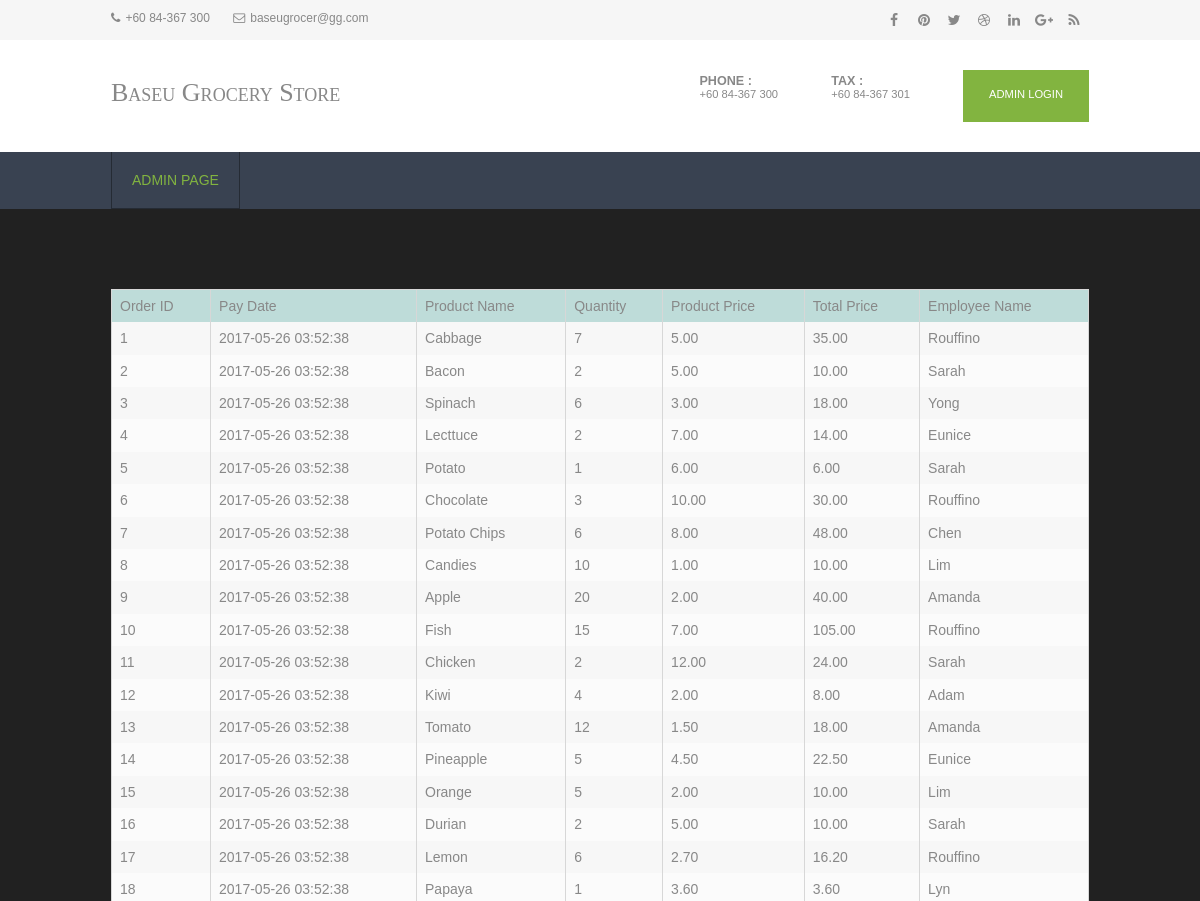
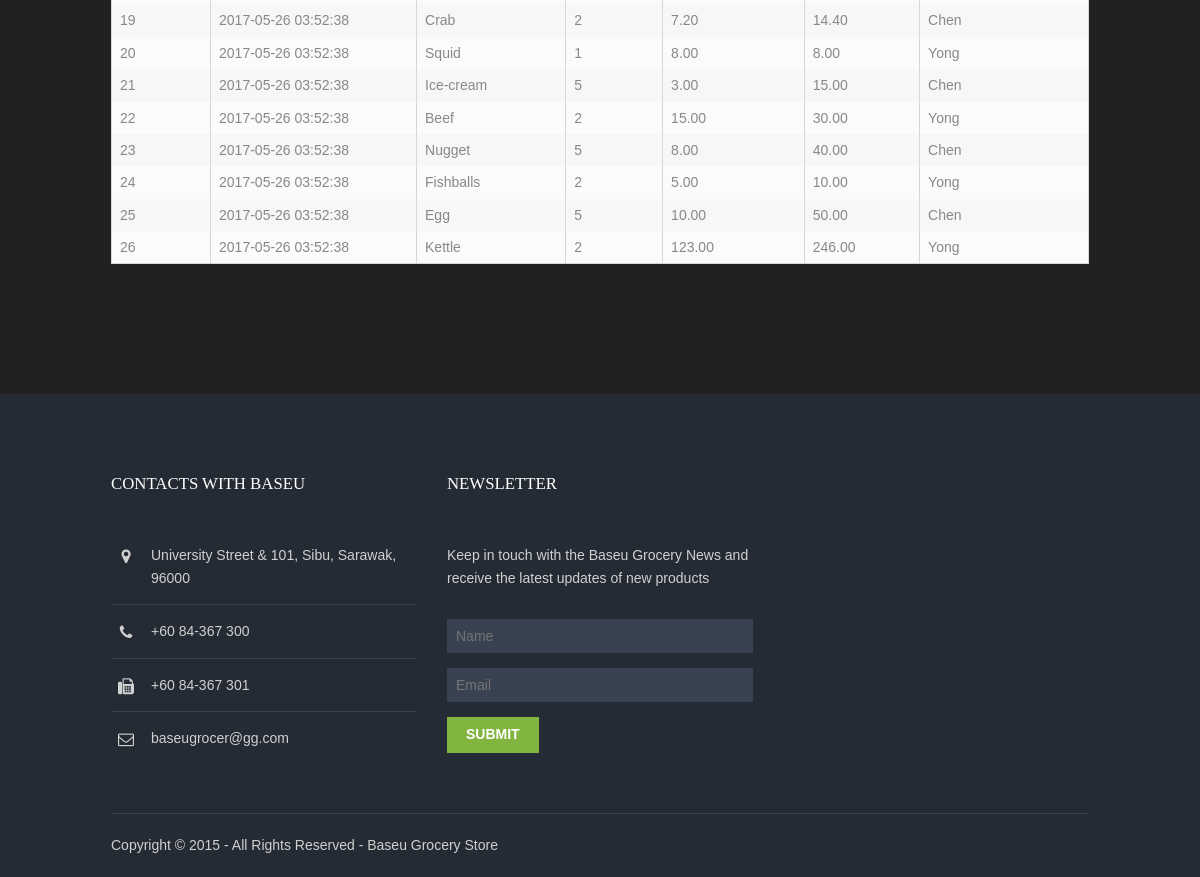
Page /view_payment.php on the committed database (2 pictures, top to bottom).
### tables this page shows
CREATE TABLE `payments` (
  `order_id` int(11) NOT NULL,
  `emp_id` int(11) NOT NULL,
  `pay_date` timestamp NOT NULL DEFAULT CURRENT_TIMESTAMP ON UPDATE CURRENT_TIMESTAMP,
  `pro_id` int(11) DEFAULT NULL,
  `quantity` int(11) NOT NULL,
  `pro_price` decimal(15,2) NOT NULL,
  `totalPrice` decimal(15,2) NOT NULL
);

CREATE TABLE `products` (
  `pro_id` int(11) NOT NULL,
  `pro_name` varchar(255) NOT NULL,
  `pro_price` decimal(15,2) NOT NULL,
  `pro_mem_price` decimal(15,2) DEFAULT NULL,
  `pro_description` text NOT NULL,
  `quantity` int(11) DEFAULT NULL,
  `pro_type` varchar(255) NOT NULL
);

CREATE TABLE `employees` (
  `emp_id` int(11) NOT NULL,
  `emp_name` varchar(255) NOT NULL,
  `emp_city` varchar(255) NOT NULL,
  `emp_email` varchar(50) NOT NULL,
  `emp_contact` varchar(50) NOT NULL,
  `emp_salary` decimal(15,2) NOT NULL,
  `emp_state` varchar(255) NOT NULL,
  `emp_country` varchar(255) NOT NULL,
  `emp_role` varchar(255) NOT NULL
);

### view_payment.php (the view, shortened to what this page needs)
<?php
require('includes/config.php');
$result = $db->query("SELECT payments.order_id, payments.pay_date, products.pro_name, payments.quantity, payments.pro_price, payments.totalPrice, employees.emp_name FROM payments
  INNER JOIN products ON payments.pro_id = products.pro_id INNER JOIN employees on payments.emp_id = employees.emp_id");
?>
<!DOCTYPE html>
<html>
<head>
<link href="layout/styles/layout.css" rel="stylesheet" type="text/css" media="all">
</head>
<body background="images/bg.jpg" id="top">
<div class="wrapper row0">
  <div id="topbar" class="hoc clear">
    <div class="fl_left">
      <ul class="nospace inline pushright">
        <li><i class="fa fa-phone"></i>+60 84-367 300</li>
        <li><i class="fa fa-envelope-o"></i>baseugrocer@gg.com</li>
      </ul>
    </div>
    <div class="fl_right">
      <ul class="faico clear">
        <li><a class="faicon-facebook" href="#"><i class="fa fa-facebook"></i></a></li>
        <li><a class="faicon-pinterest" href="#"><i class="fa fa-pinterest"></i></a></li>
        <li><a class="faicon-twitter" href="#"><i class="fa fa-twitter"></i></a></li>
        <li><a class="faicon-dribble" href="#"><i class="fa fa-dribbble"></i></a></li>
        <li><a class="faicon-linkedin" href="#"><i class="fa fa-linkedin"></i></a></li>
        <li><a class="faicon-google-plus" href="#"><i class="fa fa-google-plus"></i></a></li>
        <li><a class="faicon-rss" href="#"><i class="fa fa-rss"></i></a></li>
      </ul>
    </div>
  </div>
</div>
<div class="wrapper row1">
  <header id="header" class="hoc clear">
    <div id="logo" class="fl_left">
      <h1><a href="index.html">Baseu Grocery Store</a></h1>
    </div>
    <div id="quickinfo" class="fl_right">
      <ul class="nospace inline">
        <li><strong>Phone :</strong><br> +60 84-367 300</li>
        <li><strong>Tax :</strong><br> +60 84-367 301</li>
        <li><a class="btn" href="login.php">Admin Login</a></li>
      </ul>
    </div>
  </header>
</div>
<div class="wrapper row2">
  <nav id="mainav" class="hoc clear">
    <ul class="clear">
      <li class="active"><a href="memberpage.php">Admin Page</a></li>
    </ul>
  </nav>
</div>
<div class="wrapper row3" style="background-color : light-grey;" >
  <main class="hoc container clear">
    <div class="content">
      <div id="gallery">
        <table width='80%' border=0>
        <tr style="background-color : #BEDCD9;">
      		<td>Order ID</td>
      		<td>Pay Date</td>
      		<td>Product Name</td>
      		<td>Quantity</td>
      		<td>Product Price</td>
          <td>Total Price</td>
      		<td>Employee Name</td>
      	</tr>
      	<?php
      	while($row = $result->fetch(PDO::FETCH_ASSOC)) {
      		echo "<tr>";
      		echo "<td>".$row['order_id']."</td>";
      		echo "<td>".$row['pay_date']."</td>";
      		echo "<td>".$row['pro_name']."</td>";
      		echo "<td>".$row['quantity']."</td>";
      		echo "<td>".$row['pro_price']."</td>";
      		echo "<td>".$row['totalPrice']."</td>";
      		echo "<td>".$row['emp_name']."</td>";
      	}
      	?>
      	</table>
      </div>
    </div>
  </main>
</div>
<div class="wrapper row4">
  <footer id="footer" class="hoc clear">
    <div class="one_third first">
      <h6 class="title">Contacts with Baseu</h6>
      <ul class="nospace linklist contact">
        <li><i class="fa fa-map-marker"></i>
          <address>
          University Street &amp; 101, Sibu, Sarawak, 96000
          </address>
        </li>
        <li><i class="fa fa-phone"></i> +60 84-367 300<br></li>
        <li><i class="fa fa-fax"></i> +60 84-367 301</li>
        <li><i class="fa fa-envelope-o"></i> baseugrocer@gg.com</li>
      </ul>
    </div>
    <div class="one_third">
      <h6 class="title">Newsletter</h6>
      <p class="btmspace-30">Keep in touch with the Baseu Grocery News and receive the latest updates of new products</p>
      <form method="post" action="#">
        <fieldset>
          <input class="btmspace-15" type="text" value="" placeholder="Name">
          <input class="btmspace-15" type="text" value="" placeholder="Email">
          <button type="submit" value="submit">Submit</button>
        </fieldset>
      </form>
    </div>
  </footer>
</div>
<div class="wrapper row5">
  <div id="copyright" class="hoc clear">
    <p class="fl_left">Copyright &copy; 2015 - All Rights Reserved - <a href="#">Baseu Grocery Store</a></p>
  </div>
</div>
</body>
</html>

### layout/styles/layout.css (style rules this page uses)
#topbar { padding:5px 0; font-size:12px; }
#topbar .fl_left { margin-top:4px; }
#topbar .fl_left .inline > li i { margin:0 5px 0 0; line-height:normal; }
#topbar .faico li { margin:0; }
#header { padding:30px 0; }
#header #logo { margin-top:8px; font-variant:small-caps; }
#header #logo h1 { margin:0; padding:0; font-size:26px; }
#header #quickinfo { font-size:.8rem; text-transform:uppercase; }
#header #quickinfo li { margin-right:50px; }
#header #quickinfo li:last-child { margin-right:0; }
#header #quickinfo strong { display:block; margin:0 0 -5px 0; padding:0; font-size:.9rem; }
.container { padding:80px 0; }
#footer { padding:80px 0 60px; }
#footer .title { margin:0 0 50px 0; padding:0; font-size:1.2rem; text-transform:uppercase; }
#footer .linklist li { display:block; margin-bottom:15px; padding:0 0 15px 0; border-bottom:1px solid; }
#footer .linklist li:last-child { margin:0; padding:0; border:none; }
#footer .linklist li::before, #footer .linklist li::after { display:table; content:""; }
#footer .linklist li, #footer .linklist li::after { clear:both; }
#footer .contact.linklist li, #footer .contact.linklist li:last-child { position:relative; padding-left:40px; }
#footer .contact li * { margin:0; padding:0; line-height:1.6; }
#footer .contact li i { display:block; position:absolute; top:0; left:0; width:30px; font-size:16px; text-align:center; }
#footer input, #footer button { border:1px solid; }
#footer input { display:block; width:100%; padding:8px; }
#footer button { padding:8px 18px 10px; text-transform:uppercase; font-weight:700; cursor:pointer; }
#copyright { padding:20px 0; border-top:1px solid; }
#copyright * { margin:0; padding:0; }
*, *::before, *::after { transition:all .3s ease-in-out; }
nav ul, nav ol { margin:0; padding:0; list-style:none; }
#mainav, #breadcrumb, .sidebar nav { line-height:normal; }
#mainav li { display:block; position:relative; float:left; margin:0; padding:0; text-transform:uppercase; }
#mainav li:last-child { margin-right:0; }
#mainav ul.clear { border:solid; border-width:0 0 0 1px; }
#mainav li a { display:block; padding:20px; border:solid; border-width:0 1px 1px 0; border-collapse:collapse; }
table, th, td { border:1px solid; border-collapse:collapse; vertical-align:top; }
table, th { table-layout:auto; }
table { width:100%; margin-bottom:15px; }
th, td { padding:5px 8px; }
td { border-width:0 1px; }
#gallery { display:block; width:100%; margin-bottom:50px; }
.faico { margin:0; padding:0; list-style:none; }
.faico li { display:inline-block; float:left; margin:0 2px 0 0; padding:0; line-height:normal; }
.faico li:last-child { margin-right:0; }
.faico a { display:inline-block; width:30px; height:30px; line-height:30px; font-size:14px; text-align:center; }
.faico a { color:inherit; background-color:transparent; }
body { color:#888888; background-color:#252B34; }
a { color:#82B440; }
.btn, .btn.inverse:hover { color:#FFFFFF; background-color:#82B440; border-color:#82B440; }
.row0 { color:#888888; background-color:#F6F6F6; }
.row1 { color:#888888; background-color:#FFFFFF; }
.row2, .row2 a { color:#FFFFFF; background-color:#394251; }
.row3 { color:#888888; background-color:#212121; }
.row4 { color:#D0D0D0; background-color:#252B34; }
.row5, .row5 a { color:#D0D0D0; background-color:#252B34; }
#header #logo * { color:inherit; }
#footer .title { color:#FFFFFF; }
#footer .linklist li { border-color:#394251; }
#footer input, #footer button { border-color:transparent; }
#footer input { color:#FFFFFF; background-color:#394251; }
#footer button { color:#FFFFFF; background-color:#82B440; }
#copyright { border-color:#394251; }
#mainav ul.clear { border-color:#252B34; }
#mainav li a { color:inherit; background-color:inherit; border-color:#252B34; }
#mainav .active a, #mainav a:hover, #mainav li:hover > a { color:#82B440; background-color:inherit; }
table, th, td, #comments .avatar, #comments input, #comments textarea { border-color:#D7D7D7; }
tr, #comments li, #comments input[type="submit"], #comments input[type="reset"] { color:inherit; background-color:#FBFBFB; }
tr:nth-child(even), #comments li:nth-child(even) { color:inherit; background-color:#F7F7F7; }
@media screen and (min-width:978px) { .hoc { max-width:978px; } }

### rows in the picture
payments: order_id "1", pay_date "2017-05-26 03:52:38", pro.pro_name "Cabbage", quantity "7", pro_price "5.00", totalPrice "35.00", emp.emp_name "Rouffino"
payments: order_id "2", pay_date "2017-05-26 03:52:38", pro.pro_name "Bacon", quantity "2", pro_price "5.00", totalPrice "10.00", emp.emp_name "Sarah"
payments: order_id "3", pay_date "2017-05-26 03:52:38", pro.pro_name "Spinach", quantity "6", pro_price "3.00", totalPrice "18.00", emp.emp_name "Yong"
payments: order_id "4", pay_date "2017-05-26 03:52:38", pro.pro_name "Lecttuce", quantity "2", pro_price "7.00", totalPrice "14.00", emp.emp_name "Eunice"
payments: order_id "5", pay_date "2017-05-26 03:52:38", pro.pro_name "Potato", quantity "1", pro_price "6.00", totalPrice "6.00", emp.emp_name "Sarah"
payments: order_id "6", pay_date "2017-05-26 03:52:38", pro.pro_name "Chocolate", quantity "3", pro_price "10.00", totalPrice "30.00", emp.emp_name "Rouffino"
payments: order_id "7", pay_date "2017-05-26 03:52:38", pro.pro_name "Potato Chips", quantity "6", pro_price "8.00", totalPrice "48.00", emp.emp_name "Chen"
payments: order_id "8", pay_date "2017-05-26 03:52:38", pro.pro_name "Candies", quantity "10", pro_price "1.00", totalPrice "10.00", emp.emp_name "Lim"
payments: order_id "9", pay_date "2017-05-26 03:52:38", pro.pro_name "Apple", quantity "20", pro_price "2.00", totalPrice "40.00", emp.emp_name "Amanda"
payments: order_id "10", pay_date "2017-05-26 03:52:38", pro.pro_name "Fish", quantity "15", pro_price "7.00", totalPrice "105.00", emp.emp_name "Rouffino"
payments: order_id "11", pay_date "2017-05-26 03:52:38", pro.pro_name "Chicken", quantity "2", pro_price "12.00", totalPrice "24.00", emp.emp_name "Sarah"
payments: order_id "12", pay_date "2017-05-26 03:52:38", pro.pro_name "Kiwi", quantity "4", pro_price "2.00", totalPrice "8.00", emp.emp_name "Adam"
payments: order_id "13", pay_date "2017-05-26 03:52:38", pro.pro_name "Tomato", quantity "12", pro_price "1.50", totalPrice "18.00", emp.emp_name "Amanda"
payments: order_id "14", pay_date "2017-05-26 03:52:38", pro.pro_name "Pineapple", quantity "5", pro_price "4.50", totalPrice "22.50", emp.emp_name "Eunice"
payments: order_id "15", pay_date "2017-05-26 03:52:38", pro.pro_name "Orange", quantity "5", pro_price "2.00", totalPrice "10.00", emp.emp_name "Lim"
payments: order_id "16", pay_date "2017-05-26 03:52:38", pro.pro_name "Durian", quantity "2", pro_price "5.00", totalPrice "10.00", emp.emp_name "Sarah"
payments: order_id "17", pay_date "2017-05-26 03:52:38", pro.pro_name "Lemon", quantity "6", pro_price "2.70", totalPrice "16.20", emp.emp_name "Rouffino"
payments: order_id "18", pay_date "2017-05-26 03:52:38", pro.pro_name "Papaya", quantity "1", pro_price "3.60", totalPrice "3.60", emp.emp_name "Lyn"
payments: order_id "19", pay_date "2017-05-26 03:52:38", pro.pro_name "Crab", quantity "2", pro_price "7.20", totalPrice "14.40", emp.emp_name "Chen"
payments: order_id "20", pay_date "2017-05-26 03:52:38", pro.pro_name "Squid", quantity "1", pro_price "8.00", totalPrice "8.00", emp.emp_name "Yong"
payments: order_id "21", pay_date "2017-05-26 03:52:38", pro.pro_name "Ice-cream", quantity "5", pro_price "3.00", totalPrice "15.00", emp.emp_name "Chen"
payments: order_id "22", pay_date "2017-05-26 03:52:38", pro.pro_name "Beef", quantity "2", pro_price "15.00", totalPrice "30.00", emp.emp_name "Yong"
payments: order_id "23", pay_date "2017-05-26 03:52:38", pro.pro_name "Nugget", quantity "5", pro_price "8.00", totalPrice "40.00", emp.emp_name "Chen"
payments: order_id "24", pay_date "2017-05-26 03:52:38", pro.pro_name "Fishballs", quantity "2", pro_price "5.00", totalPrice "10.00", emp.emp_name "Yong"
payments: order_id "25", pay_date "2017-05-26 03:52:38", pro.pro_name "Egg", quantity "5", pro_price "10.00", totalPrice "50.00", emp.emp_name "Chen"
payments: order_id "26", pay_date "2017-05-26 03:52:38", pro.pro_name "Kettle", quantity "2", pro_price "123.00", totalPrice "246.00", emp.emp_name "Yong"
